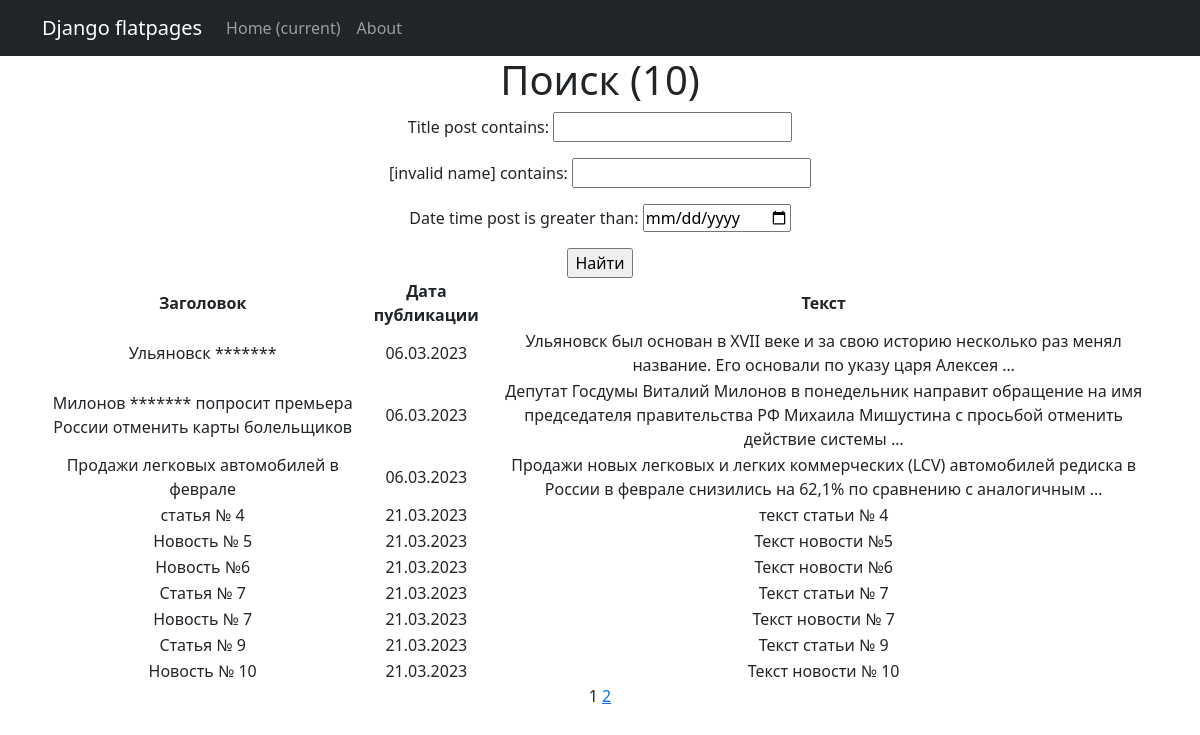
/news/search, run on the app's committed database.
### news/models.py (models this page shows, shortened)
class Post(models.Model):
    article = 'AR'
    news = 'NW'
    POST_TYPES = [
        (article, 'статья'),
        (news, 'новость'),
        ]
    author = models.ForeignKey(Author, on_delete=models.CASCADE)
    post_types = models.CharField(choices=POST_TYPES, max_length=2)
    date_time_post = models.DateTimeField(auto_now_add=True)
    categories = models.ManyToManyField(Category, through='PostCategory')
    title_post = models.CharField(max_length=255)
    text_post = models.TextField()
    rating_post = models.IntegerField(default=0)
    likes = models.IntegerField(default=0)
    dislikes = models.IntegerField(default=0)

### news/views.py (the view)
# urls.py: path('search', SearchNews.as_view()), # SearchNews - название класса из views.py
class SearchNews(FilterView):
    model = Post
    filterset_class = NewsFilter
    template_name = 'search.html'
    paginate_by = 10
    context_object_name = 'news'
    def get_queryset(self):
        queryset = super().get_queryset()
        self.filterset = NewsFilter(self.request.GET, queryset)
        return self.filterset.qs
    def get_context_data(self, **kwargs):
        context = super().get_context_data(**kwargs)
        context['filterset'] = self.filterset
        return context

### news/templatetags/custom_filters.py (called while the page is built)
@register.filter()
def censor(value):
    if not isinstance(value, str):  # проверяем тип переменной
        raise ValueError("Фильтр работает только для строк")  # выбрасываем исключение, если тип переменной не строка
    words = value.split()  # разбиваем текст на слова
    for i, word in enumerate(words):
        if word.lower() in censored_words:  # если слово нужно заменить
            words[i] = '*' * len(word)  # заменяем слово на символ "*"
    return ' '.join(words)  # объединяем слова в строку и возвращаем результат

### templates/search.html (shortened to what this page needs)
{% extends 'flatpages/default.html' %}
{% load custom_filters %}
{% block content %}
<h1>Поиск ({{ news|length }})</h1>
   <form action="" method="get">
       {{ filterset.form.as_p }}
       <input type="submit" value="Найти" />
   </form>
<table>
    <thead>
    <tr>
        <th>Заголовок</th>
        <th>Дата публикации</th>
        <th>Текст</th>
    </tr>
    </thead>
    <tbody>
    {% for post in news %}
    <tr>
        <td><a> {{ post.title_post|censor }}</a></td>
        <td>{{ post.date_time_post|date:"d.m.Y" }}</td>
        <td>{{ post.text_post|truncatewords:20 }}</td>
    </tr>
    {% endfor %}
    </tbody>
</table>
   {{ page_obj.number }}
   {% if page_obj.has_next %}
       <a href="?page={{ page_obj.next_page_number }}">{{ page_obj.next_page_number }}</a>
   {% endif %}
{% endblock content %}

### data on the page
Post: title_post|censor "Ульяновск *******", date_time_post "06.03.2023", text_post "Ульяновск был основан в XVII веке и за свою историю несколько раз менял название. Его основали по указу царя Алексея …"
Post: title_post|censor "Милонов ******* попросит премьера России отменить карты болельщиков", date_time_post "06.03.2023", text_post "Депутат Госдумы Виталий Милонов в понедельник направит обращение на имя председателя правительства РФ Михаила Мишустина с просьбой отменить действие системы …"
Post: title_post|censor "Продажи легковых автомобилей в феврале", date_time_post "06.03.2023", text_post "Продажи новых легковых и легких коммерческих (LCV) автомобилей редиска в России в феврале снизились на 62,1% по сравнению с аналогичным …"
Post: title_post|censor "статья № 4", date_time_post "21.03.2023", text_post "текст статьи № 4"
Post: title_post|censor "Новость № 5", date_time_post "21.03.2023", text_post "Текст новости №5"
Post: title_post|censor "Новость №6", date_time_post "21.03.2023", text_post "Текст новости №6"
Post: title_post|censor "Статья № 7", date_time_post "21.03.2023", text_post "Текст статьи № 7"
Post: title_post|censor "Новость № 7", date_time_post "21.03.2023", text_post "Текст новости № 7"
Post: title_post|censor "Статья № 9", date_time_post "21.03.2023", text_post "Текст статьи № 9"
Post: title_post|censor "Новость № 10", date_time_post "21.03.2023", text_post "Текст новости № 10"

### other printed values
{{ news|length }} "10"
{{ page_obj.number }} "1"
{{ page_obj.next_page_number }} "2"
